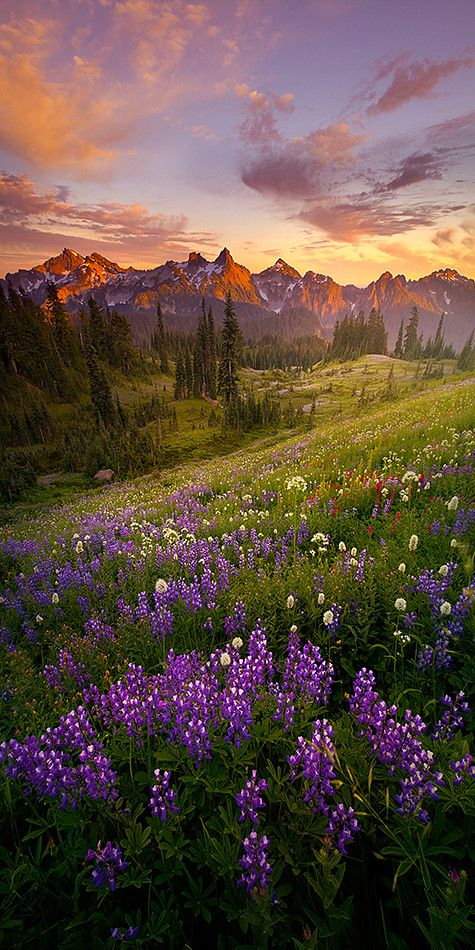
#> input picture Ortalama/resim.jpg, 475 x 950 px
$ python Ortalama.py
#> lines starting #> are read from the running program, lines starting #| are printed output that depends on the picture
import cv2
import numpy as np
from matplotlib import pyplot as plt

img = cv2.imread('resim.jpg')
#> img is the input picture: shape (950, 475, 3); mean B, G, R 66.1, 78.3, 97.6
img = cv2.cvtColor(img, cv2.COLOR_BGR2RGB)


filtered_img = cv2.blur(img, (5, 5))
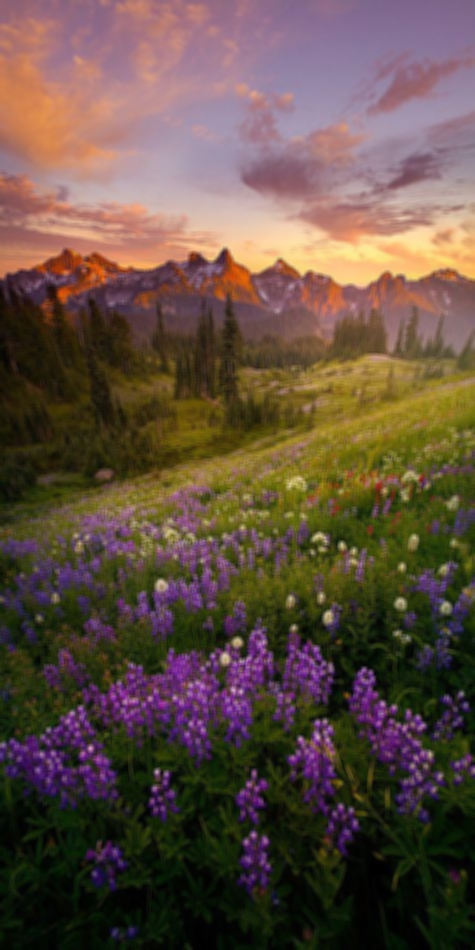
#> filtered_img: shape (950, 475, 3); mean R, G, B 97.6, 78.3, 66.1


plt.figure(figsize=(10, 5))

plt.subplot(1, 2, 1)
plt.imshow(img)
plt.title('İlk Resim')

plt.subplot(1, 2, 2)
plt.imshow(filtered_img)
plt.title('Filtrelenmiş resim')

plt.tight_layout()
plt.show()
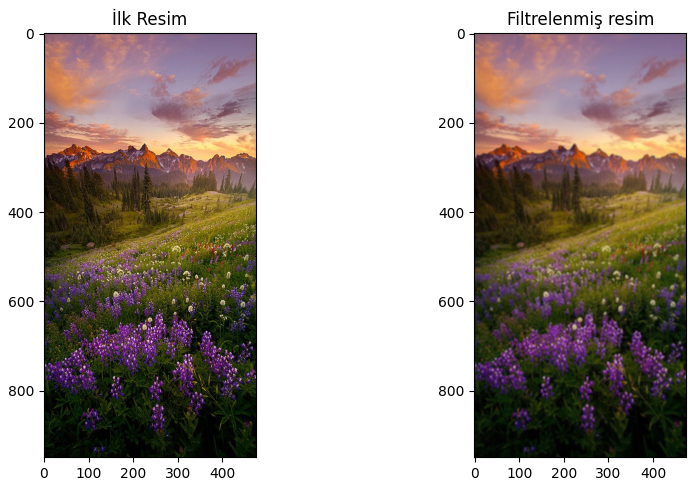
#> figure drawn by matplotlib, 2 panels
